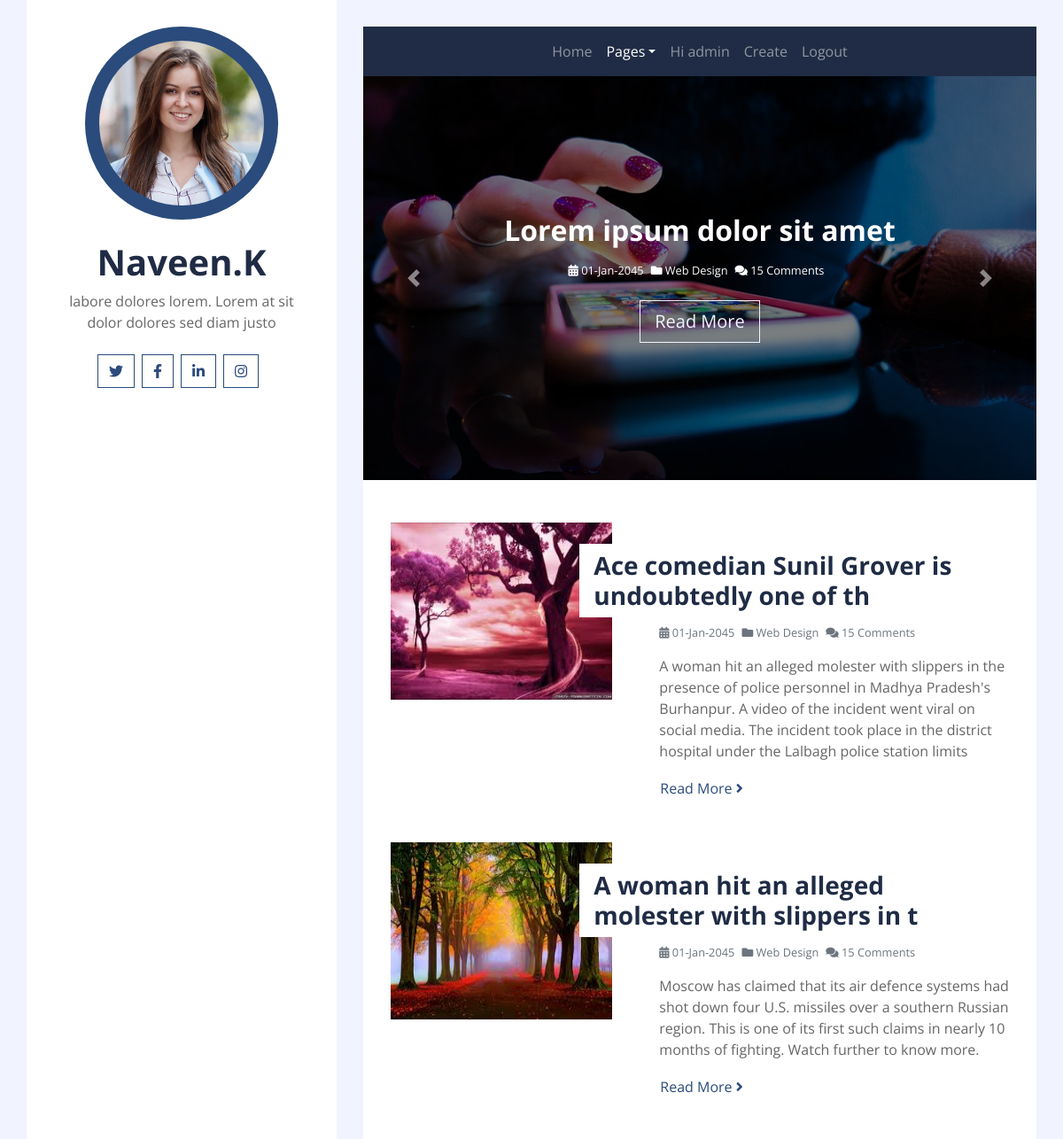
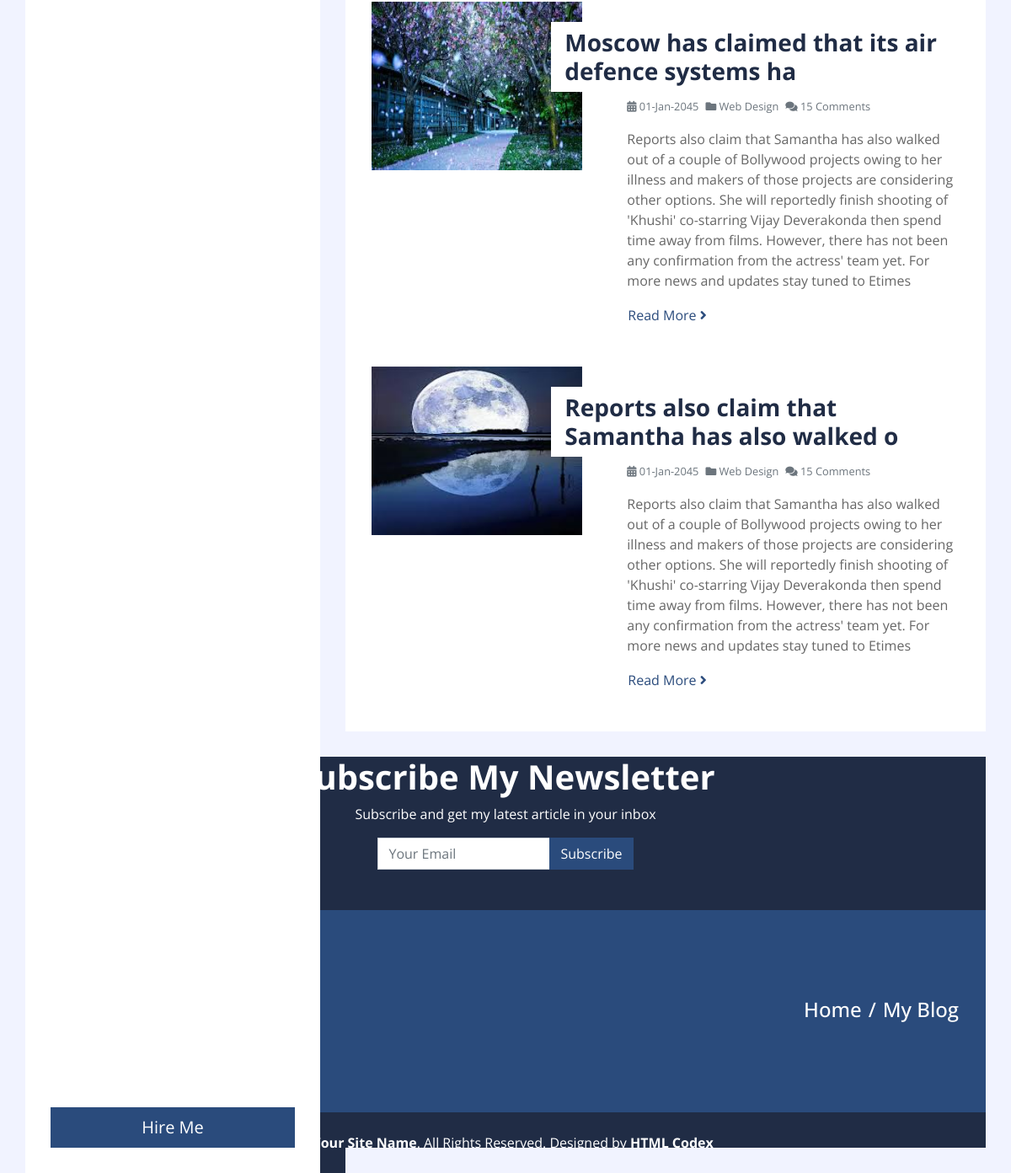
The app's page / (signed in) with its own data (2 pictures, top to bottom).
### user/models.py (models this page shows, shortened)
class Post(models.Model):
    title=models.CharField(max_length=50)
    image = models.ImageField(upload_to='images/', blank=True)
    content=models.TextField(max_length=1000)

### user/views.py (the view)
# urls.py: path('',views.index,name='index'),
def index (request):
    post = Post.objects.all()
    return render (request,'index.html', {'post':post})

### user/templates/index.html (shortened to what this page needs)
{% extends 'theme.html' %}
{% load static %}
{% block content %}
<!DOCTYPE html>
                <div class="container p-0">
                    <div id="blog-carousel" class="carousel slide" data-ride="carousel">
                        <div class="carousel-inner">
                            <div class="carousel-item active">
                                <img class="w-100" src="{% static 'img/carousel-1.jpg' %}" alt="Image">
                                <div class="carousel-caption d-flex flex-column align-items-center justify-content-center">
                                    <h2 class="mb-3 text-white font-weight-bold">Lorem ipsum dolor sit amet</h2>
                                    <div class="d-flex text-white">
                                        <small class="mr-2"><i class="fa fa-calendar-alt"></i> 01-Jan-2045</small>
                                        <small class="mr-2"><i class="fa fa-folder"></i> Web Design</small>
                                        <small class="mr-2"><i class="fa fa-comments"></i> 15 Comments</small>
                                    </div>
                                    <a href="" class="btn btn-lg btn-outline-light mt-4">Read More</a>
                                </div>
                            </div>
                        </div>
                        <a class="carousel-control-prev" href="#blog-carousel" data-slide="prev">
                            <span class="carousel-control-prev-icon"></span>
                        </a>
                        <a class="carousel-control-next" href="#blog-carousel" data-slide="next">
                            <span class="carousel-control-next-icon"></span>
                        </a>
                    </div>
                </div>
                <div class="container bg-white pt-5">
                    {% for t in post %}
                    <div class="row blog-item px-3 pb-5">
                        <div class="col-md-5">
                            <img class="img-fluid mb-4 mb-md-0" src="{{t.image.url}}" alt="Image" style="height: 200px; width: 250px;">
                        </div>
                        <div class="col-md-7">
                            <h3 class="mt-md-4 px-md-3 mb-2 py-2 bg-white font-weight-bold">{{t.title}}</h3>
                            <div class="d-flex mb-3">
                                <small class="mr-2 text-muted"><i class="fa fa-calendar-alt"></i> 01-Jan-2045</small>
                                <small class="mr-2 text-muted"><i class="fa fa-folder"></i> Web Design</small>
                                <small class="mr-2 text-muted"><i class="fa fa-comments"></i> 15 Comments</small>
                            </div>
                            <p>
                               {{t.content}}
                            </p>
                            <a class="btn btn-link p-0" href="{% url 'single' t.id %}">Read More <i class="fa fa-angle-right"></i></a>
                        </div>
                    </div>
                {% endfor %}
                </div>
                </div>
                <div class="container py-5 px-4 bg-secondary text-center">
                    <h1 class="text-white font-weight-bold">Subscribe My Newsletter</h1>
                    <p class="text-white">Subscribe and get my latest article in your inbox</p>
                    <form class="form-inline justify-content-center">
                        <div class="input-group">
                            <input type="text" class="form-control" placeholder="Your Email">
                            <div class="input-group-append">
                              <button class="btn btn-primary" type="submit">Subscribe</button>
                            </div>
                          </div>
                    </form>
                </div>
    {% endblock %}

### user/templates/theme.html (shortened to what this page needs)
{% load static %}
<!DOCTYPE html>
<html lang="en">
    <head>
        <link href="https://cdnjs.cloudflare.com/ajax/libs/font-awesome/5.10.0/css/all.min.css" rel="stylesheet">
        <link href="{% static 'css/style.css'%}" rel="stylesheet">
    </head>
<body>
    <div class="wrapper">
        <div class="sidebar">
            <div class="sidebar-text d-flex flex-column h-100 justify-content-center text-center">
                <img class="mx-auto d-block w-75 bg-primary img-fluid rounded-circle mb-4 p-3" src="{% static 'img/profile.jpg' %}" alt="Image">
                <h1 class="font-weight-bold">Naveen.K</h1>
                <p class="mb-4">
                    labore dolores lorem. Lorem at sit dolor dolores sed diam justo
                </p>
                <div class="d-flex justify-content-center mb-5">
                    <a class="btn btn-outline-primary mr-2" href="#"><i class="fab fa-twitter"></i></a>
                    <a class="btn btn-outline-primary mr-2" href="#"><i class="fab fa-facebook-f"></i></a>
                    <a class="btn btn-outline-primary mr-2" href="#"><i class="fab fa-linkedin-in"></i></a>
                    <a class="btn btn-outline-primary mr-2" href="#"><i class="fab fa-instagram"></i></a>
                </div>
                <a href="" class="btn btn-lg btn-block btn-primary mt-auto">Hire Me</a>
            </div>
        </div>
        <div class="content">
            <div class="container p-0">
                <nav class="navbar navbar-expand-lg bg-secondary navbar-dark">
                    <div class="collapse navbar-collapse justify-content-between" id="navbarCollapse">
                        <div class="navbar-nav m-auto">
                            <a href="/" class="nav-item nav-link">Home</a>
                            <div class="nav-item dropdown">
                                <a href="#" class="nav-link dropdown-toggle active" data-toggle="dropdown">Pages</a>
                            </div>
                            {% if user.is_authenticated %}
                            <a href="/create" class="nav-item nav-link">Hi {{user.username}}</a>
                            <a href="/create" class="nav-item nav-link">Create</a>
                            <a href="/accounts/logout" class="nav-item nav-link">Logout</a>
                            {% else %}
                            <a href="/register" class="nav-item nav-link">Register</a>
                            <a href="/accounts/login" class="nav-item nav-link">Login</a>
                            {% endif %}
                        </div>
                    </div>
                </nav>
            </div>
            {% block content %}
            {% endblock %}
            <div class="container py-5 px-2 bg-primary">
                <div class="row py-5 px-4">
                    <div class="col-sm-6 text-center text-md-left">
                        <h1 class="mb-3 mb-md-0 text-white text-uppercase font-weight-bold">My Blog</h1>
                    </div>
                    <div class="col-sm-6 text-center text-md-right">
                        <div class="d-inline-flex pt-2">
                            <h4 class="m-0 text-white"><a class="text-white" href="">Home</a></h4>
                            <h4 class="m-0 text-white px-2">/</h4>
                            <h4 class="m-0 text-white">My Blog</h4>
                        </div>
                    </div>
                </div>
            </div>
                 <div class="container py-4 bg-secondary text-center">
                    <p class="m-0 text-white">
                        &copy; <a class="text-white font-weight-bold" href="#">Your Site Name</a>. All Rights Reserved. Designed by <a class="text-white font-weight-bold" href="https://htmlcodex.com">HTML Codex</a>
                    </p>
                </div>
            </div>
    </body>
</html>

### records on screen
Post: image (picture), title "Ace comedian Sunil Grover is undoubtedly one of th", content "A woman hit an alleged molester with slippers in the presence of police personnel in Madhya Pradesh's Burhanpur. A video of the incident went viral on social media. The incident took place in the district hospital under the Lalbagh police station limits"
Post: image (picture), title "A woman hit an alleged molester with slippers in t", content "Moscow has claimed that its air defence systems had shot down four U.S. missiles over a southern Russian region. This is one of its first such claims in nearly 10 months of fighting. Watch further to know more."
Post: image (picture), title "Moscow has claimed that its air defence systems ha", content "Reports also claim that Samantha has also walked out of a couple of Bollywood projects owing to her illness and makers of those projects are considering other options. She will reportedly finish shooting of 'Khushi' co-starring Vijay Deverakonda then spend time away from films. However, there has not been any confirmation from the actress' team yet. For more news and updates stay tuned to Etimes"
Post: image (picture), title "Reports also claim that Samantha has also walked o", content "Reports also claim that Samantha has also walked out of a couple of Bollywood projects owing to her illness and makers of those projects are considering other options. She will reportedly finish shooting of 'Khushi' co-starring Vijay Deverakonda then spend time away from films. However, there has not been any confirmation from the actress' team yet. For more news and updates stay tuned to Etimes"

### other values on screen
{{ user.username }} "admin"
